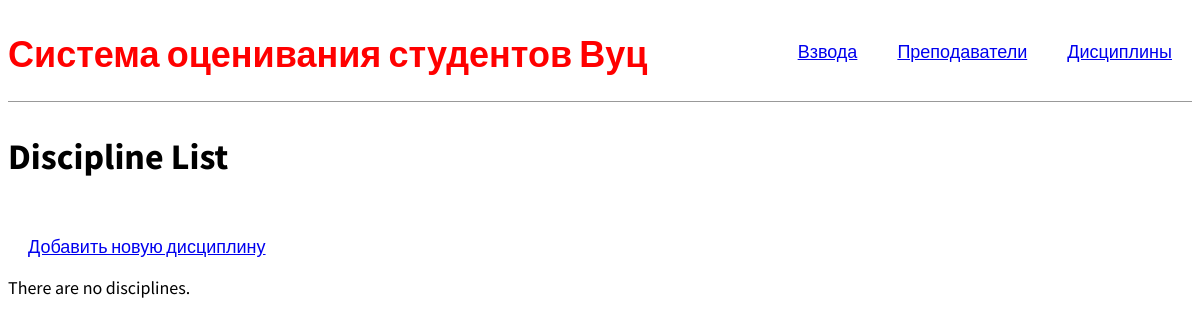
The page /disciplines/ on the database as committed earlier.
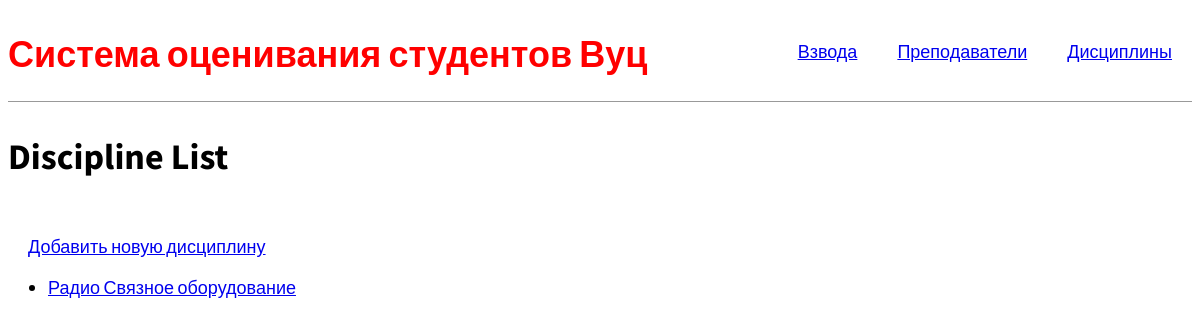
The same page on the database as committed later.
### firstapp/models.py (models this page shows, shortened)
class Discipline(models.Model):
    TYPE_EXAM =[
        ('Z', 'зачёт'),
        ('O', 'зачёт с оценкой'),
        ('E', 'экзамен')
    ]
    name = models.CharField(max_length=400, verbose_name="Название")
    short_name = models.CharField(max_length=10, verbose_name="Аббревиатура")
    departament= models.ForeignKey(to="DepartamentModel", on_delete=models.CASCADE, verbose_name="Кафедра")
    teacher = models.ForeignKey(to="Teacher", on_delete=models.CASCADE, verbose_name="Преподаватель")
    course = models.IntegerField(verbose_name="Курс")
    hours = models.IntegerField(verbose_name="Количество часов")
    type_exam = models.CharField(max_length=1, choices=TYPE_EXAM, verbose_name="Тип экзамена")
    class Meta:
        ordering = ["name"]
    def get_absolute_url(self):
        return reverse('discipline-detail', args=[str(self.id)])

### firstapp/views.py (the view)
# urls.py: path('disciplines/', DisciplinesList.as_view(), name='disciplines'),
class DisciplinesList(generic.ListView):
    model = Discipline

### firstapp/templates/firstapp/discipline_list.html (shortened to what this page needs)
{% extends 'base.html' %}
{% block content %}
  <h1>Discipline List</h1>
  <div class="nav-right">
    <a href="{% url 'disсipline-create' %}">Добавить новую дисциплину</a><br>
  </div>
  {% if discipline_list %}
  <ul>
    {% for discipline in discipline_list %}
      <li>
        <a href="{{ discipline.get_absolute_url }}">{{ discipline.name }}</a>
      </li>
    {% endfor %}
  </ul>
  {% else %}
    <p>There are no disciplines.</p>
  {% endif %}
{% endblock %}

Rows that differ between the two databases and show on the page:
added Discipline: name "Радио Связное оборудование"
Other text that changed with them:
text no longer shown: "There are no disciplines."
